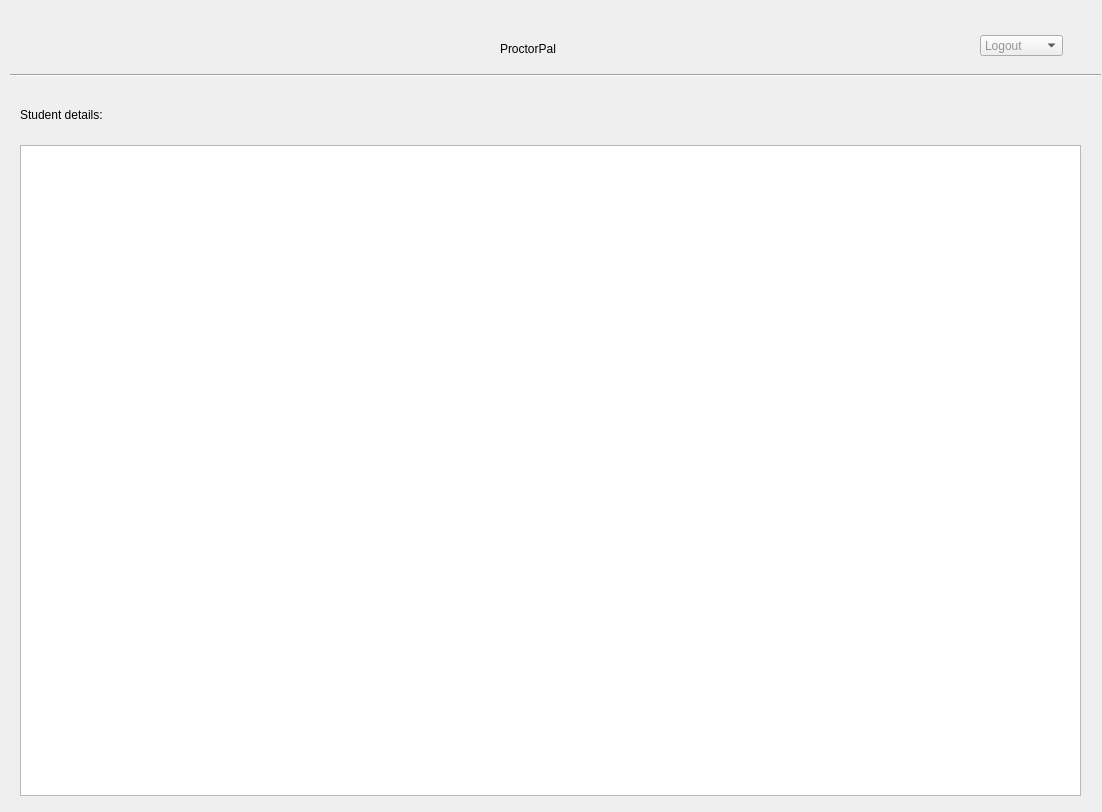
<?xml version="1.0" encoding="UTF-8"?>
<ui version="4.0">
 <class>Dialog</class>
 <widget class="QDialog" name="Dialog">
  <property name="geometry">
   <rect>
    <x>0</x>
    <y>0</y>
    <width>1102</width>
    <height>812</height>
   </rect>
  </property>
  <property name="windowTitle">
   <string>Dialog</string>
  </property>
  <widget class="QLabel" name="label">
   <property name="geometry">
    <rect>
     <x>0</x>
     <y>-10</y>
     <width>6</width>
     <height>16</height>
    </rect>
   </property>
   <property name="styleSheet">
    <string notr="true">background-image:url(:/newPrefix/C:/Users/akxsh/Desktop/2c933fdd5a3b0a5f8a51a0f44eb0f619.jpg)</string>
   </property>
   <property name="text">
    <string/>
   </property>
   <property name="pixmap">
    <pixmap>:/newPrefix/C:/Users/akxsh/Desktop/2c933fdd5a3b0a5f8a51a0f44eb0f619.jpg</pixmap>
   </property>
   <property name="scaledContents">
    <bool>true</bool>
   </property>
  </widget>
  <widget class="QWidget" name="widget_3" native="true">
   <property name="geometry">
    <rect>
     <x>10</x>
     <y>85</y>
     <width>1091</width>
     <height>711</height>
    </rect>
   </property>
   <property name="styleSheet">
    <string notr="true">font: 16pt &quot;MS Shell Dlg 2&quot;;</string>
   </property>
   <widget class="QTableView" name="tableView">
    <property name="geometry">
     <rect>
      <x>10</x>
      <y>60</y>
      <width>1061</width>
      <height>651</height>
     </rect>
    </property>
   </widget>
   <widget class="QLabel" name="label_4">
    <property name="geometry">
     <rect>
      <x>10</x>
      <y>10</y>
      <width>227</width>
      <height>40</height>
     </rect>
    </property>
    <property name="minimumSize">
     <size>
      <width>227</width>
      <height>40</height>
     </size>
    </property>
    <property name="styleSheet">
     <string notr="true">font: 20pt &quot;MS Shell Dlg 2&quot;;</string>
    </property>
    <property name="text">
     <string>Student details:</string>
    </property>
   </widget>
  </widget>
  <widget class="QWidget" name="widget" native="true">
   <property name="geometry">
    <rect>
     <x>10</x>
     <y>15</y>
     <width>1091</width>
     <height>61</height>
    </rect>
   </property>
   <property name="styleSheet">
    <string notr="true"/>
   </property>
   <widget class="QLabel" name="title_2">
    <property name="geometry">
     <rect>
      <x>490</x>
      <y>10</y>
      <width>177</width>
      <height>48</height>
     </rect>
    </property>
    <property name="styleSheet">
     <string notr="true">font: 75 24pt &quot;MS Shell Dlg 2&quot;;</string>
    </property>
    <property name="text">
     <string>ProctorPal</string>
    </property>
   </widget>
   <widget class="Line" name="line_2">
    <property name="geometry">
     <rect>
      <x>0</x>
      <y>50</y>
      <width>1091</width>
      <height>20</height>
     </rect>
    </property>
    <property name="orientation">
     <enum>Qt::Horizontal</enum>
    </property>
   </widget>
   <widget class="QComboBox" name="comboBox">
    <property name="geometry">
     <rect>
      <x>970</x>
      <y>20</y>
      <width>83</width>
      <height>21</height>
     </rect>
    </property>
    <property name="styleSheet">
     <string notr="true">color : rgba(0, 0, 0, 100)</string>
    </property>
    <item>
     <property name="text">
      <string>Logout</string>
     </property>
    </item>
   </widget>
   <widget class="QLabel" name="user_3">
    <property name="geometry">
     <rect>
      <x>1050</x>
      <y>10</y>
      <width>6</width>
      <height>16</height>
     </rect>
    </property>
    <property name="text">
     <string/>
    </property>
    <property name="pixmap">
     <pixmap>../../../../../major projct/images.jpg</pixmap>
    </property>
    <property name="scaledContents">
     <bool>true</bool>
    </property>
   </widget>
  </widget>
 </widget>
 <resources/>
 <connections/>
</ui>
